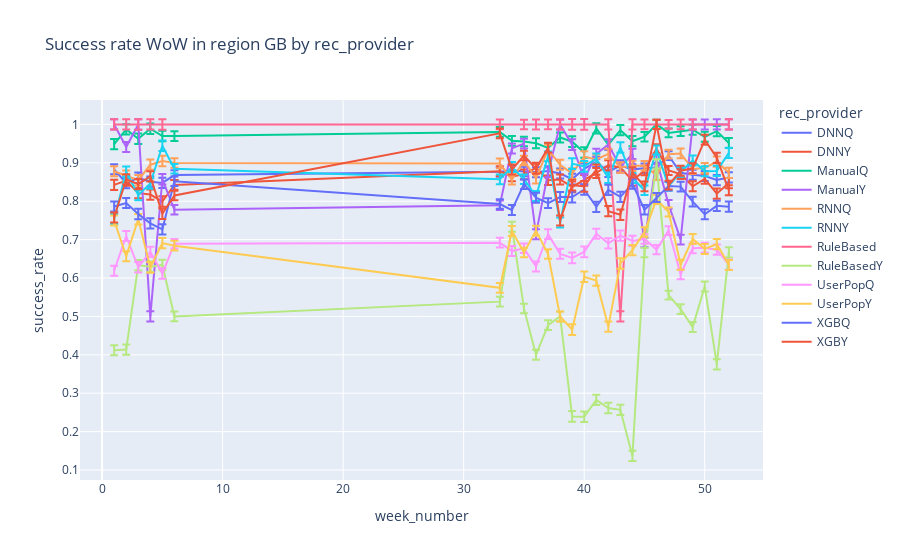

Here is the notebook cell this chart was saved with:
### Code cell
plt=px.line(df12.reset_index().query("region=='GB'"), x='week_number', y='success_rate',error_y='CI_range',color='rec_provider', title='Success rate WoW in region GB by rec_provider')
plt.show()

### Figure 1 — Plotly figure (JSON) as saved in the notebook; plotly's stock layout.template omitted (floating-point values rounded to 4 significant figures)
{"data": [{"error_y": {"array": [0.01311, 0.0133, 0.01359, 0.01343, 0.01362, 0.01259, 0.01267, 0.01295, 0.01243, 0.01301, 0.01258, 0.01306, 0.01408, 0.01384, 0.01324, 0.01336, 0.01352, 0.01321, 0.01247, 0.01196, 0.01146, 0.01276, 0.01298, 0.01298, 0.01332, 0.01329]}, "hovertemplate": "rec_provider=DNNQ<br>week_number=%{x}<br>success_rate=%{y}<extra></extra>", "legendgroup": "DNNQ", "line": {"color": "#636efa", "dash": "solid"}, "marker": {"symbol": "circle"}, "mode": "lines", "name": "DNNQ", "orientation": "v", "showlegend": true, "type": "scatter", "x": [1, 2, 3, 4, 5, 6, 33, 34, 35, 36, 37, 38, 39, 40, 41, 42, 43, 44, 45, 46, 47, 48, 49, 50, 51, 52], "xaxis": "x", "y": [0.8831, 0.847, 0.8609, 0.8509, 0.8477, 0.8681, 0.8766, 0.8803, 0.8776, 0.8756, 0.8785, 0.8722, 0.8577, 0.8842, 0.9022, 0.8764, 0.8929, 0.8829, 0.8856, 0.8879, 0.9186, 0.8742, 0.8688, 0.8656, 0.8551, 0.8619], "yaxis": "y"}, {"error_y": {"array": [0.01311, 0.0133, 0.01359, 0.01343, 0.01362, 0.01259, 0.01267, 0.01295, 0.01243, 0.01301, 0.01258, 0.01306, 0.01408, 0.01384, 0.01324, 0.01336, 0.01352, 0.01321, 0.01247, 0.01196, 0.01146, 0.01276, 0.01298, 0.01298, 0.01332, 0.01329]}, "hovertemplate": "rec_provider=DNNY<br>week_number=%{x}<br>success_rate=%{y}<extra></extra>", "legendgroup": "DNNY", "line": {"color": "#EF553B", "dash": "solid"}, "marker": {"symbol": "circle"}, "mode": "lines", "name": "DNNY", "orientation": "v", "showlegend": true, "type": "scatter", "x": [1, 2, 3, 4, 5, 6, 33, 34, 35, 36, 37, 38, 39, 40, 41, 42, 43, 44, 45, 46, 47, 48, 49, 50, 51, 52], "xaxis": "x", "y": [0.8425, 0.8535, 0.8211, 0.8173, 0.7993, 0.8425, 0.8781, 0.8646, 0.8699, 0.887, 0.8547, 0.8566, 0.8371, 0.8543, 0.8736, 0.8932, 0.8881, 0.8536, 0.8798, 0.9364, 0.88, 0.8707, 0.839, 0.8582, 0.8197, 0.8474], "yaxis": "y"}, {"error_y": {"array": [0.01311, 0.0133, 0.01359, 0.01343, 0.01362, 0.01259, 0.01267, 0.01295, 0.01243, 0.01301, 0.01258, 0.01306, 0.01408, 0.01384, 0.01324, 0.01336, 0.01352, 0.01321, 0.01247, 0.01196, 0.01146, 0.01276, 0.01298, 0.01298, 0.01332, 0.01329]}, "hovertemplate": "rec_provider=ManualQ<br>week_number=%{x}<br>success_rate=%{y}<extra></extra>", "legendgroup": "ManualQ", "line": {"color": "#00cc96", "dash": "solid"}, "marker": {"symbol": "circle"}, "mode": "lines", "name": "ManualQ", "orientation": "v", "showlegend": true, "type": "scatter", "x": [1, 2, 3, 4, 5, 6, 33, 34, 35, 36, 37, 38, 39, 40, 41, 42, 43, 44, 45, 46, 47, 48, 49, 50, 51, 52], "xaxis": "x", "y": [0.9487, 0.9868, 0.9625, 0.9888, 0.9697, 0.9697, 0.9804, 0.9571, 0.9558, 0.951, 0.9388, 0.9659, 0.955, 0.9268, 0.9898, 0.9474, 0.9851, 0.9565, 0.9677, 1, 0.9778, 0.9828, 0.9863, 0.9677, 0.9825, 0.9516], "yaxis": "y"}, {"error_y": {"array": [0.01311, 0.0133, 0.01359, 0.01343, 0.01362, 0.01259, 0.01267, 0.01295, 0.01243, 0.01301, 0.01258, 0.01306, 0.01408, 0.01384, 0.01324, 0.01336, 0.01352, 0.01321, 0.01247, 0.01196, 0.01146, 0.01276, 0.01298, 0.01298, 0.01332, 0.01329]}, "hovertemplate": "rec_provider=ManualY<br>week_number=%{x}<br>success_rate=%{y}<extra></extra>", "legendgroup": "ManualY", "line": {"color": "#ab63fa", "dash": "solid"}, "marker": {"symbol": "circle"}, "mode": "lines", "name": "ManualY", "orientation": "v", "showlegend": true, "type": "scatter", "x": [1, 2, 3, 4, 5, 6, 33, 34, 35, 36, 37, 38, 39, 40, 41, 42, 43, 44, 45, 46, 47, 48, 49, 50, 51, 52], "xaxis": "x", "y": [1, 0.9412, 1, 0.5, 0.8571, 0.7778, 0.7895, 0.9375, 0.95, 0.7143, 0.875, 1, 0.9474, 0.8571, 0.9231, 0.9474, 0.8889, 0.9231, 0.6923, 0.9084, 0.7917, 0.7, 1, 1, 1, 1], "yaxis": "y"}, {"error_y": {"array": [0.01311, 0.0133, 0.01359, 0.01343, 0.01362, 0.01259, 0.01267, 0.01295, 0.01243, 0.01301, 0.01258, 0.01306, 0.01408, 0.01384, 0.01324, 0.01336, 0.01352, 0.01321, 0.01247, 0.01196, 0.01146, 0.01276, 0.01298, 0.01298, 0.01332, 0.01329]}, "hovertemplate": "rec_provider=RNNQ<br>week_number=%{x}<br>success_rate=%{y}<extra></extra>", "legendgroup": "RNNQ", "line": {"color": "#FFA15A", "dash": "solid"}, "marker": {"symbol": "circle"}, "mode": "lines", "name": "RNNQ", "orientation": "v", "showlegend": true, "type": "scatter", "x": [1, 2, 3, 4, 5, 6, 33, 34, 35, 36, 37, 38, 39, 40, 41, 42, 43, 44, 45, 46, 47, 48, 49, 50, 51, 52], "xaxis": "x", "y": [0.878, 0.8665, 0.8545, 0.895, 0.9047, 0.8996, 0.8982, 0.8562, 0.9058, 0.8594, 0.9347, 0.8947, 0.872, 0.916, 0.9087, 0.9231, 0.8879, 0.8921, 0.8926, 0.8671, 0.9226, 0.9245, 0.8837, 0.8864, 0.9034, 0.8739], "yaxis": "y"}, {"error_y": {"array": [0.01311, 0.0133, 0.01359, 0.01343, 0.01362, 0.01259, 0.01267, 0.01295, 0.01243, 0.01301, 0.01258, 0.01306, 0.01408, 0.01384, 0.01324, 0.01336, 0.01352, 0.01321, 0.01247, 0.01196, 0.01146, 0.01276, 0.01298, 0.01298, 0.01332, 0.01329]}, "hovertemplate": "rec_provider=RNNY<br>week_number=%{x}<br>success_rate=%{y}<extra></extra>", "legendgroup": "RNNY", "line": {"color": "#19d3f3", "dash": "solid"}, "marker": {"symbol": "circle"}, "mode": "lines", "name": "RNNY", "orientation": "v", "showlegend": true, "type": "scatter", "x": [1, 2, 3, 4, 5, 6, 33, 34, 35, 36, 37, 38, 39, 40, 41, 42, 43, 44, 45, 46, 47, 48, 49, 50, 51, 52], "xaxis": "x", "y": [0.7538, 0.8769, 0.8158, 0.8462, 0.9444, 0.8846, 0.8571, 0.8889, 0.8571, 0.8136, 0.9167, 0.7447, 0.898, 0.8906, 0.9111, 0.8605, 0.94, 0.8605, 0.8286, 0.9333, 0.8387, 0.8762, 0.9062, 0.8778, 0.8788, 0.9259], "yaxis": "y"}, {"error_y": {"array": [0.01311, 0.0133, 0.01359, 0.01343, 0.01362, 0.01267, 0.01243, 0.01301, 0.01258, 0.01306, 0.01408, 0.01384, 0.01336, 0.01352, 0.01321, 0.01247, 0.01196, 0.01146, 0.01276, 0.01298, 0.01329]}, "hovertemplate": "rec_provider=RuleBased<br>week_number=%{x}<br>success_rate=%{y}<extra></extra>", "legendgroup": "RuleBased", "line": {"color": "#FF6692", "dash": "solid"}, "marker": {"symbol": "circle"}, "mode": "lines", "name": "RuleBased", "orientation": "v", "showlegend": true, "type": "scatter", "x": [1, 2, 3, 4, 5, 33, 35, 36, 37, 38, 39, 40, 42, 43, 44, 45, 46, 47, 48, 49, 52], "xaxis": "x", "y": [1, 1, 1, 1, 1, 1, 1, 1, 1, 1, 1, 1, 1, 0.5, 1, 1, 1, 1, 1, 1, 1], "yaxis": "y"}, {"error_y": {"array": [0.01311, 0.0133, 0.01359, 0.01343, 0.01362, 0.01259, 0.01267, 0.01295, 0.01243, 0.01301, 0.01258, 0.01306, 0.01408, 0.01384, 0.01324, 0.01336, 0.01352, 0.01321, 0.01247, 0.01196, 0.01146, 0.01276, 0.01298, 0.01298, 0.01332, 0.01329]}, "hovertemplate": "rec_provider=RuleBasedY<br>week_number=%{x}<br>success_rate=%{y}<extra></extra>", "legendgroup": "RuleBasedY", "line": {"color": "#B6E880", "dash": "solid"}, "marker": {"symbol": "circle"}, "mode": "lines", "name": "RuleBasedY", "orientation": "v", "showlegend": true, "type": "scatter", "x": [1, 2, 3, 4, 5, 6, 33, 34, 35, 36, 37, 38, 39, 40, 41, 42, 43, 44, 45, 46, 47, 48, 49, 50, 51, 52], "xaxis": "x", "y": [0.4118, 0.4138, 0.6333, 0.6296, 0.6341, 0.5, 0.5385, 0.7333, 0.5208, 0.4, 0.4773, 0.5, 0.2395, 0.2387, 0.2827, 0.2615, 0.2568, 0.1368, 0.6667, 0.8974, 0.5556, 0.5192, 0.4722, 0.5778, 0.375, 0.6667], "yaxis": "y"}, {"error_y": {"array": [0.01311, 0.0133, 0.01359, 0.01343, 0.01362, 0.01259, 0.01267, 0.01295, 0.01243, 0.01301, 0.01258, 0.01306, 0.01408, 0.01384, 0.01324, 0.01336, 0.01352, 0.01321, 0.01247, 0.01196, 0.01146, 0.01276, 0.01298, 0.01298, 0.01332, 0.01329]}, "hovertemplate": "rec_provider=UserPopQ<br>week_number=%{x}<br>success_rate=%{y}<extra></extra>", "legendgroup": "UserPopQ", "line": {"color": "#FF97FF", "dash": "solid"}, "marker": {"symbol": "circle"}, "mode": "lines", "name": "UserPopQ", "orientation": "v", "showlegend": true, "type": "scatter", "x": [1, 2, 3, 4, 5, 6, 33, 34, 35, 36, 37, 38, 39, 40, 41, 42, 43, 44, 45, 46, 47, 48, 49, 50, 51, 52], "xaxis": "x", "y": [0.619, 0.7094, 0.6281, 0.668, 0.6116, 0.6893, 0.692, 0.6701, 0.6773, 0.6303, 0.7143, 0.663, 0.6523, 0.668, 0.7153, 0.6904, 0.7105, 0.6966, 0.7018, 0.674, 0.7235, 0.6098, 0.6777, 0.6789, 0.6737, 0.6351], "yaxis": "y"}, {"error_y": {"array": [0.01311, 0.0133, 0.01359, 0.01343, 0.01362, 0.01259, 0.01267, 0.01295, 0.01243, 0.01301, 0.01258, 0.01306, 0.01408, 0.01384, 0.01324, 0.01336, 0.01352, 0.01321, 0.01247, 0.01196, 0.01146, 0.01276, 0.01298, 0.01298, 0.01332, 0.01329]}, "hovertemplate": "rec_provider=UserPopY<br>week_number=%{x}<br>success_rate=%{y}<extra></extra>", "legendgroup": "UserPopY", "line": {"color": "#FECB52", "dash": "solid"}, "marker": {"symbol": "circle"}, "mode": "lines", "name": "UserPopY", "orientation": "v", "showlegend": true, "type": "scatter", "x": [1, 2, 3, 4, 5, 6, 33, 34, 35, 36, 37, 38, 39, 40, 41, 42, 43, 44, 45, 46, 47, 48, 49, 50, 51, 52], "xaxis": "x", "y": [0.75, 0.6567, 0.7532, 0.6275, 0.6909, 0.6842, 0.5745, 0.7222, 0.6667, 0.7234, 0.6625, 0.5, 0.4655, 0.6032, 0.5932, 0.4737, 0.6379, 0.6727, 0.72, 0.8046, 0.7719, 0.6346, 0.7018, 0.6757, 0.6885, 0.6339], "yaxis": "y"}, {"error_y": {"array": [0.01311, 0.0133, 0.01359, 0.01343, 0.01362, 0.01259, 0.01267, 0.01295, 0.01243, 0.01301, 0.01258, 0.01306, 0.01408, 0.01384, 0.01324, 0.01336, 0.01352, 0.01321, 0.01247, 0.01196, 0.01146, 0.01276, 0.01298, 0.01298, 0.01332, 0.01329]}, "hovertemplate": "rec_provider=XGBQ<br>week_number=%{x}<br>success_rate=%{y}<extra></extra>", "legendgroup": "XGBQ", "line": {"color": "#636efa", "dash": "solid"}, "marker": {"symbol": "circle"}, "mode": "lines", "name": "XGBQ", "orientation": "v", "showlegend": true, "type": "scatter", "x": [1, 2, 3, 4, 5, 6, 33, 34, 35, 36, 37, 38, 39, 40, 41, 42, 43, 44, 45, 46, 47, 48, 49, 50, 51, 52], "xaxis": "x", "y": [0.7861, 0.7953, 0.7667, 0.7425, 0.7267, 0.8521, 0.7927, 0.7769, 0.8444, 0.8092, 0.7951, 0.811, 0.811, 0.8305, 0.7853, 0.8297, 0.8114, 0.8455, 0.7778, 0.8097, 0.8394, 0.838, 0.799, 0.7662, 0.788, 0.7857], "yaxis": "y"}, {"error_y": {"array": [0.01311, 0.0133, 0.01359, 0.01343, 0.01362, 0.01259, 0.01267, 0.01295, 0.01243, 0.01301, 0.01258, 0.01306, 0.01408, 0.01384, 0.01324, 0.01336, 0.01352, 0.01321, 0.01247, 0.01196, 0.01146, 0.01276, 0.01298, 0.01298, 0.01332, 0.01329]}, "hovertemplate": "rec_provider=XGBY<br>week_number=%{x}<br>success_rate=%{y}<extra></extra>", "legendgroup": "XGBY", "line": {"color": "#EF553B", "dash": "solid"}, "marker": {"symbol": "circle"}, "mode": "lines", "name": "XGBY", "orientation": "v", "showlegend": true, "type": "scatter", "x": [1, 2, 3, 4, 5, 6, 33, 34, 35, 36, 37, 38, 39, 40, 41, 42, 43, 44, 45, 46, 47, 48, 49, 50, 51, 52], "xaxis": "x", "y": [0.7576, 0.8571, 0.8444, 0.8649, 0.7674, 0.8148, 0.9767, 0.8824, 0.9189, 0.8846, 0.9394, 0.75, 0.8421, 0.8387, 0.8824, 0.7742, 0.7647, 0.875, 0.8387, 1, 0.8421, 0.8793, 0.8857, 0.96, 0.913, 0.8286], "yaxis": "y"}], "layout": {"autosize": true, "legend": {"title": {"text": "rec_provider"}, "tracegroupgap": 0}, "title": {"text": "Success rate WoW in region GB by rec_provider"}, "xaxis": {"anchor": "y", "autorange": true, "domain": [0, 1], "range": [-1.833, 54.83], "title": {"text": "week_number"}, "type": "linear"}, "yaxis": {"anchor": "x", "autorange": true, "domain": [0, 1], "range": [0.07407, 1.064], "title": {"text": "success_rate"}, "type": "linear"}}}
